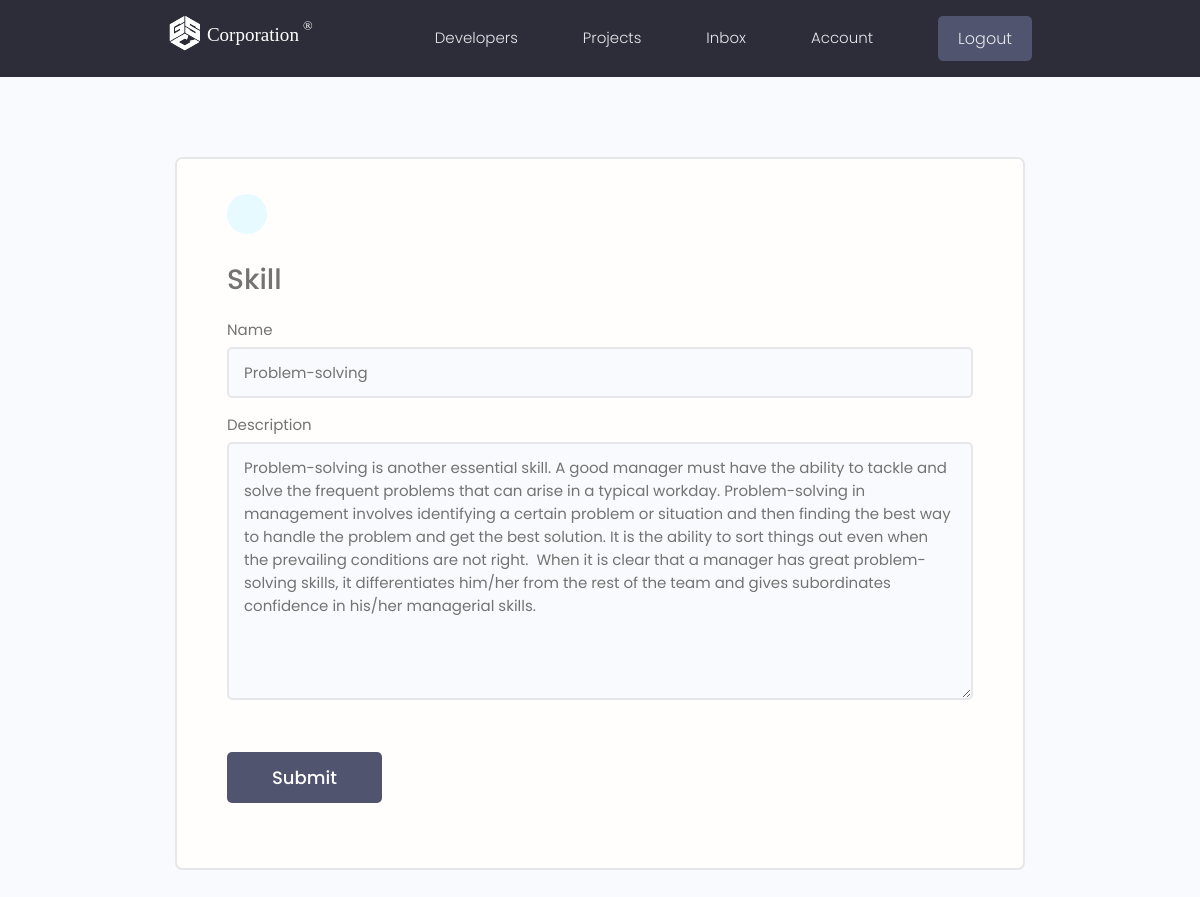
The app's page /update_skill/e06d1dca-6a33-4399-898b-4b3ce566fdc0 (signed in) with its own data.
### users/models.py (models this page shows, shortened)
class Skill(models.Model):
    owner = models.ForeignKey(Profile, on_delete=models.CASCADE, null=True, blank=True)
    name = models.CharField(max_length=200, blank=True, null=True)
    description = models.TextField(blank=True, null=True)
    created = models.DateTimeField(auto_now_add=True)
    id = models.UUIDField(default=uuid.uuid4, unique=True, primary_key=True, editable=False)

### users/views.py (the view)
# urls.py: path('update_skill/<str:pk>', views.update_skill, name='update_skill'),
@login_required(login_url='login')
def update_skill(request, pk):
    profile = request.user.profile
    skill = profile.skill_set.get(id=pk)
    form = SkillForm(instance=skill)
    if request.method == 'POST':
        form = SkillForm(request.POST, instance=skill)
        if form.is_valid():
            form.save()
            messages.success(request, 'Skill Updated sucessfully!')
            return redirect('account')
    context={'form':form}
    return render(request, 'users/skill_form.html', context)

### users/forms.py
class SkillForm(ModelForm):
    class Meta:
        model = Skill
        fields = '__all__'
        exclude = ['owner']
    def __init__(self, *args, **kwargs):
        super(SkillForm, self).__init__(*args, **kwargs)
        for name, field in self.fields.items():
            field.widget.attrs.update({'class': 'input'})

### users/templates/users/skill_form.html (shortened to what this page needs)
{% extends 'main.html' %}
{% block content %}
<main class="formPage my-xl">
    <div class="content-box">
        <div class="formWrapper">
            <a class="backButton" href="{% url 'account' %}"></a>
            <br>
            <h4>Skill</h4>
            <form class="form" method="POST" enctype="multipart/form-data">
                {% for field in form %}
                <div class="form__field">
                    <label for="formInput#text">{{field.label}}</label>
                    {{field}}
                </div>
                {% endfor %}
                <input class="btn btn--sub btn--lg  my-md" type="submit" value="Submit" />
            </form>
        </div>
    </div>
</main>
{% endblock content %}

### static/styles/app.css (style rules this page uses)
:root { --color-sub: #2d2d39; }
.btn--sub { background-color: var(--color-sub-light); }
.content-box { width: 95%; max-width: 85rem; margin: 0 auto; }
.backButton { background: var(--color-main-light); color: var(--color-main); width: 4rem; height: 4rem; display: flex; align-items: center; justify-content: center; border-radius: 50%; }
.formPage .formWrapper { list-style: none; background: var(--color-white); padding: 3.5rem 5rem; border: 2px solid var(--color-light); border-radius: 0.7rem; }

### static/uikit/styles/modules/_variables.css (style rules this page uses)
:root { --color-main: #5aa5b9; --color-main-light: #e6faff; --color-sub: #3f4156; --color-sub-light: #51546e; --color-sub-lighter: #ededfd; --color-text: #737373; --color-gray: #8b8b8b; --color-light: #e5e7eb; --color-light-gray: #767676; --color-bg: #f8fafd; --color-white: #fffefd; --color-white-light: #f3f3f3; --color-success: #359e64; --color-success-bg: #def8e8; --color-error: #fc4b0b; --color-error-bg: #fff2ee; --font-base: 'Poppins', arial, helvetica, 'Segoe UI', roboto, ubuntu, sans-serif; --font-monospace: 'Fira Code', 'Courier New', courier, monospace; --font-regular: 300; --font-medium: 500; --font-bold: 700; --generic-shadow: 1px 1px 5px #00000010; --generic-transition: all 0.3s ease-in-out; }

### static/uikit/styles/modules/_base.css (style rules this page uses)
* { margin: 0; padding: 0; box-sizing: border-box; text-rendering: optimizeLegibility; color: inherit; font-size: inherit; }
html { font-size: 50%; }
@media only screen and (min-width: 480px) { html { font-size: 56.25%; } }
@media only screen and (min-width: 1200px) { html { font-size: 62.5%; } }
body { line-height: 1.6; font-weight: 400; font-size: 1.5rem; color: var(--color-text); background-color: var(--color-bg); min-height: 100vh; }

### static/uikit/styles/modules/_typography.css (style rules this page uses)
* { font-family: var(--font-base); }
h4 { font-size: 2.8rem; font-weight: var(--font-medium); }
a { padding-bottom: 2px; text-decoration: none; display: inline-block; color: var(--color-main); font-weight: var(--font-medium); }

### static/uikit/styles/modules/_utilities.css (style rules this page uses)
.my-md { margin: 3rem auto; }
.my-xl { margin: 8rem auto; }

### static/uikit/styles/modules/_button.css (style rules this page uses)
.btn { display: inline-block; position: relative; cursor: pointer; background-color: var(--color-light); font-weight: var(--font-medium); color: var(--color-sub); text-decoration: none; padding: 1rem 2rem; border-radius: 0.5rem; border: none; width: -webkit-fit-content; width: -moz-fit-content; width: fit-content; height: -webkit-fit-content; height: -moz-fit-content; height: fit-content; font-size: 1.6rem; outline-width: 0; outline-color: transparent; -webkit-backface-visibility: hidden; backface-visibility: hidden; transition: all 0.3s ease-in-out; }
.btn--sub { background-color: var(--color-sub); color: var(--color-white); }
.btn--lg { font-size: 1.8rem; padding: 1.2rem 4.5rem; }

### static/uikit/styles/modules/_form.css (style rules this page uses)
.form { display: block; }
.form__field { margin-top: 1.5rem; margin-bottom: 1.5rem; }
.form__label, .form__field > label { display: block; margin-bottom: 0.5rem; color: var(--color-text); }
input.input[type='text'], input.input[type='email'], input.input[type='password'], input.input[type='number'], select.input, textarea.input { min-width: 24rem; width: 100%; padding: 1.2rem 1.5rem; border-radius: 0.5rem; border: 2px solid var(--color-light); transition: all 0.3s ease-in-out; background-color: var(--color-bg); }

### records on screen
Skill: form "Problem-solving" "Problem-solving is another essential skill. A good manager must have the ability to tackle and solve the frequent problems that can arise in a typical workday. Problem-solving in management involves identifying a certain problem or situation and then finding the best way to handle the problem and get the best solution. It is the ability to sort things out even when the prevailing conditions are not right. When it is clear that a manager has great problem-solving skills, it differentiates him/her from the rest of the team and gives subordinates confidence in his/her managerial skills."

### other values on screen
{{ field.label }} "Name" "Description"
